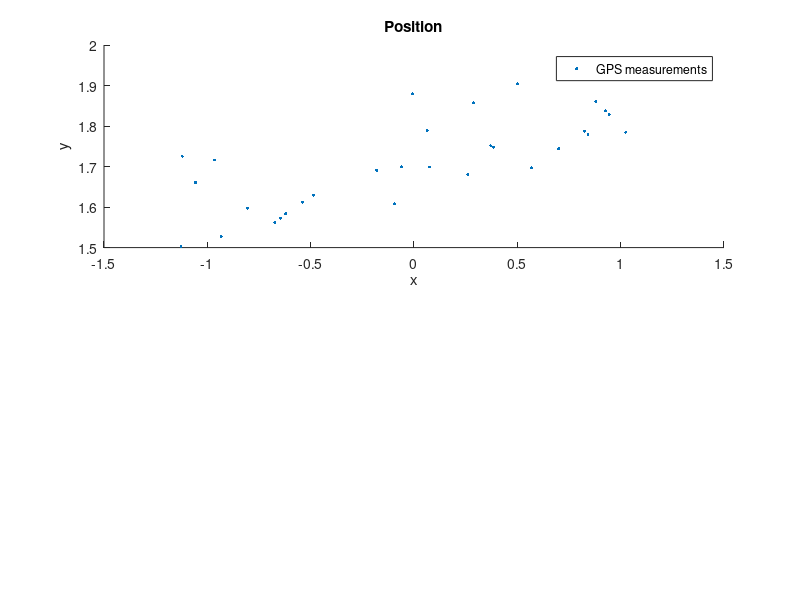

Write MATLAB code to recreate this figure. (Note: this script raises an error after producing the figure.)
clear; clc; close all;

load('x_radar.mat'); load('y_radar.mat');
t = linspace(0, 2*pi, length(x_radar));
dt = t(2) - t(1);

% 튀는 값 제거
mean_x = mean(x_radar);
std_x = std(x_radar);
mean_y = mean(y_radar);
std_y = std(y_radar);

threshold = 2; % 2 표준편차를 기준으로 이상치 제거
valid_indices = abs(x_radar - mean_x) < threshold * std_x & abs(y_radar - mean_y) < threshold * std_y;

x_radar_filtered = x_radar(valid_indices);
y_radar_filtered = y_radar(valid_indices);

% Plotting the position
figure;
subplot(2, 1, 1);
scatter(x_radar_filtered, y_radar_filtered, 5, 'red', 'filled', 'DisplayName', 'GPS measurements');
xlabel('x');
ylabel('y');
title('Position');
legend;
hold on;

% Adjust layout
sgtitle('Position and Normalized Distance');
set(gcf, 'Position', [100, 100, 800, 600]);

% Define measurements to be the position with noise
measPos = [x_radar_filtered; y_radar_filtered; zeros(size(x_radar_filtered))];

% Define the initial state and covariance
positionSelector = [1 0 0 0 0 0; 0 0 1 0 0 0; 0 0 0 0 1 0]; % Position from state
initialState = positionSelector' * measPos(:,1);
initialCovariance = diag([1, 1e4, 1, 1e4, 1, 1e4]); % Velocity is not measured

% Create a constant-velocity trackingEKF
cvekf = trackingEKF(@constvel, @cvmeas, initialState, ...
    'StateTransitionJacobianFcn', @constveljac, ...
    'MeasurementJacobianFcn', @cvmeasjac, ...
    'StateCovariance', initialCovariance, ...
    'HasAdditiveProcessNoise', false, ...
    'ProcessNoise', eye(3));

% Track using the constant-velocity filter with low process noise
numSteps = numel(x_radar_filtered);
dist_low_pn = zeros(1, numSteps);
estPos_low_pn = zeros(3, numSteps);
for i = 2:numSteps
    predict(cvekf, dt);
    dist_low_pn(i) = distance(cvekf, measPos(:,i)); % Distance from true position
    estPos_low_pn(:,i) = positionSelector * correct(cvekf, measPos(:,i));
end
hold on;
subplot(2, 1, 1);
plot(estPos_low_pn(1,:), estPos_low_pn(2,:), '-g', 'DisplayName', 'CV Low PN');
axis equal;
legend;

% Plot normalized distance for low process noise
hold on;
subplot(2, 1, 2);
plot((1:numSteps)*dt, dist_low_pn, 'g', 'DisplayName', 'CV Low PN');
title('Normalized Distance from Estimated Position to True Position');
xlabel('Time (s)');
ylabel('Normalized Distance');
legend;

% Increase the process noise for the constant-velocity filter
cvekf2 = trackingEKF(@constvel, @cvmeas, initialState, ...
    'StateTransitionJacobianFcn', @constveljac, ...
    'MeasurementJacobianFcn', @cvmeasjac, ...
    'StateCovariance', initialCovariance, ...
    'HasAdditiveProcessNoise', false, ...
    'ProcessNoise', diag([50, 50, 1])); % Large uncertainty in the horizontal acceleration

dist_high_pn = zeros(1, numSteps);
estPos_high_pn = zeros(3, numSteps);
for i = 2:numSteps
    predict(cvekf2, dt);
    dist_high_pn(i) = distance(cvekf2, measPos(:,i)); % Distance from true position
    estPos_high_pn(:,i) = positionSelector * correct(cvekf2, measPos(:,i));
end
hold on;
subplot(2, 1, 1);
plot(estPos_high_pn(1,:), estPos_high_pn(2,:), '-c', 'DisplayName', 'CV High PN');
axis equal;
legend;

% Plot normalized distance for high process noise
hold on;
subplot(2, 1, 2);
plot((1:numSteps)*dt, dist_high_pn, 'c', 'DisplayName', 'CV High PN');
title('Normalized Distance from Estimated Position to True Position');
xlabel('Time (s)');
ylabel('Normalized Distance');
legend;
